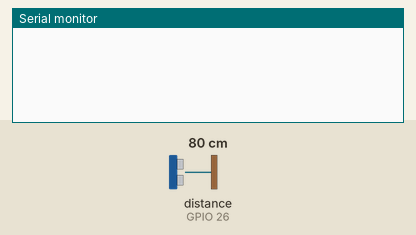
Bench run of a sketch on a simulated ESP32. Parts: the last lines printed to the serial monitor. Wiring (inferred from the names in the program): ultrasonic range finder: trigger GPIO 25; echo GPIO 26. The inputs (shaded band) are chosen by the test bench; at power-on: distance to the obstacle (sensor on GPIO 26) 80 cm. The echo pulse lasts 58.3 µs per cm.

Above: at 1.2 s.
1.3 s: distance to the obstacle (sensor on GPIO 26) set to 2 cm
At 3.0 s:
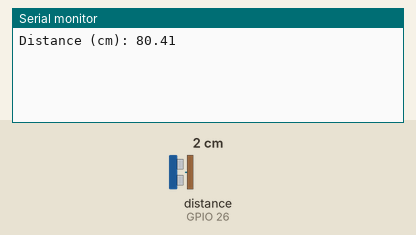
4.3 s: distance to the obstacle (sensor on GPIO 26) set to 4 cm
At 7.5 s:
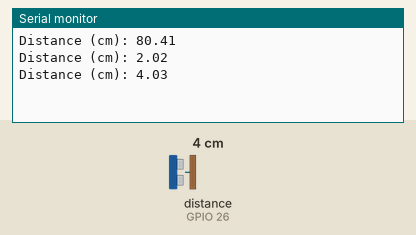
Timing chart, 0 to 9.0 s (numbered marks = the images above; inputs shaded):
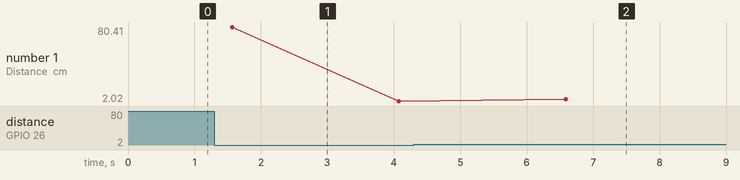

The sketch:

Basic_example_JS_SR04T.ino
```cpp
/*
 *  BASIC EXAMPLE OF JS-SR04T ULTRASOUND SENSOR
 *
 *  This sketch reads and prints the distance from a JS-SR04T ultrasound sensor every 10 seconds.
 *  Author: Juan Francisco Fuentes Pérez - My Circuits 2024
 *  Last Edit: 15/04/24
 */

/* DIGITAL PIN FOR ULTRASOUND SETUP */
#define ECHOPIN 26 // Pin to receive the echo pulse
#define TRIGPIN 25 // Pin to send the trigger pulse

/* VARIABLES */
float dt = 0; // Distance measured by the sensor in centimeters

void setup(void)
{
  Serial.begin(115200); // Initialize serial communication at 115200 baud rate

  pinMode(ECHOPIN, INPUT); // Set echo pin as input
  pinMode(TRIGPIN, OUTPUT); // Set trigger pin as output
}

void loop(void)
{
  // Calculate distance from Ultrasound sensor
  getLevel();

  // Print distance readings
  Serial.print("Distance (cm): ");
  Serial.println(dt);

  delay(1000); // Delay for 10 seconds before the next loop iteration
}

/* ULTRASOUND CONTROL */
void getLevel()
{
  int distance = 0;
  int numReadings = 15;
  int numNearest = 5;
  int readings[numReadings];

  String readingsString ="";

  for(int i =0;i<numReadings;i++)
  {
    digitalWrite(TRIGPIN, LOW); // Set the trigger pin to low for 2 microseconds
    delayMicroseconds(2);
    digitalWrite(TRIGPIN, HIGH); // Send a 10 microseconds high pulse to trigger the sensor
    delayMicroseconds(20);
    digitalWrite(TRIGPIN, LOW); // Set the trigger pin back to low

    readings[i] = pulseIn(ECHOPIN, HIGH,26000); // Read the echo pin, pulse length in microseconds

    readingsString += readings[i]/58.00;
    readingsString += ",";

    delay(100);
  }

  // Determine the maximum value
  int maxValue = readings[0];
  for (int i = 1; i < numReadings; i++) {
    if (readings[i] > maxValue) {
      maxValue = readings[i];
    }
  }

  // Sort the values based on their difference from the average
  int diffs[numReadings];
  for (int i = 0; i < numReadings; i++) {
    diffs[i] = abs(readings[i] - maxValue);
  }

  for (int i = 0; i < numReadings - 1; i++) {
    for (int j = i + 1; j < numReadings; j++) {
      if (diffs[j] < diffs[i]) {
        int temp = diffs[i];
        diffs[i] = diffs[j];
        diffs[j] = temp;

        temp = readings[i];
        readings[i] = readings[j];
        readings[j] = temp;
      }
    }
  }

  // Print/select the 5 nearest values
  for (int i = 0; i < numNearest; i++)
  {
    distance = distance + readings[i];
  }

  dt = distance/(58.00*numNearest); // Compute average distance

}
```

Measured:
- after the input at 4.3 s, the serial monitor: prints a new line after 2.3 s (image 2)
- plotted number 1: 2.02 → 4.03 after the input at 4.3 s
